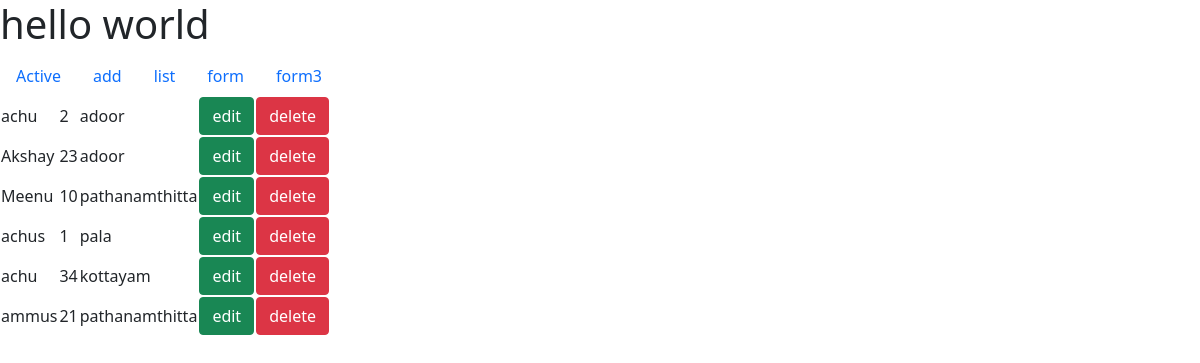
/list/, run on an earlier commit of the app's database.
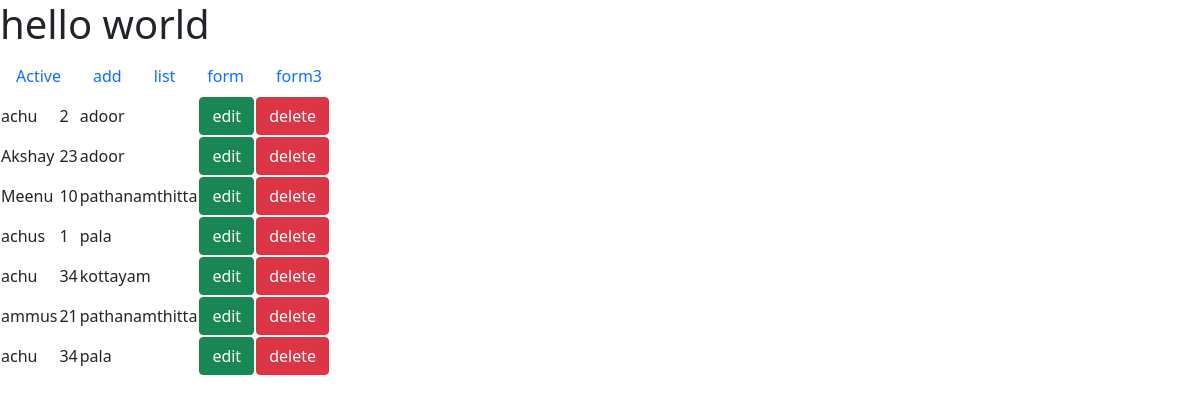
And on a later commit of the database.
### app2/models.py (models this page shows)
class student(models.Model):
    name=models.CharField(max_length=25)
    rollno=models.IntegerField()
    place=models.CharField(max_length=35)

### app2/views.py (the view)
# urls.py: path('list/',views.list,name='list'),
def list(request):
    p=student.objects.all()
    return render(request,'list.html',{'d':p})

### templates/list.html (shortened to what this page needs)
{% extends 'base.html' %}
    {% block content %}
    <table>
        {% for i in d %}
        <tr>
<td> {{i.name}}</td>
<td> {{i.rollno}}</td>
<td> {{i.place}}</td>
<td><a class="btn btn-success" href="{% url 'edit' i.pk %}">edit</a></td>
<td><a class="btn btn-danger" href="{% url 'delete' i.pk %}">delete</a></td>
        </tr>
        {% endfor %}
    </table>
    {% endblock %}

### templates/base.html (shortened to what this page needs)
<!DOCTYPE html>
<html lang="en">
<head>
    <link href="https://cdn.jsdelivr.net/npm/bootstrap@5.1.3/dist/css/bootstrap.min.css" rel="stylesheet">
</head>
<body>
    <h1>hello world</h1>
    <nav class="nav">
        <a class="nav-link active" aria-current="page" href="{% url 'home' %}">Active</a>
        <a class="nav-link" href="{% url 'add' %}">add</a>
        <a class="nav-link" href="{% url 'list' %}">list</a>
        <a class="nav-link" href="{% url 'form' %}">form</a>
        <a class="nav-link" href="{% url 'form3' %}">form3</a>
    </nav>
 {% block content %}{% endblock %}
</body>
</html>

What changed in the data, as far as the page shows it:
added student: name "achu", rollno "34", place "pala"
